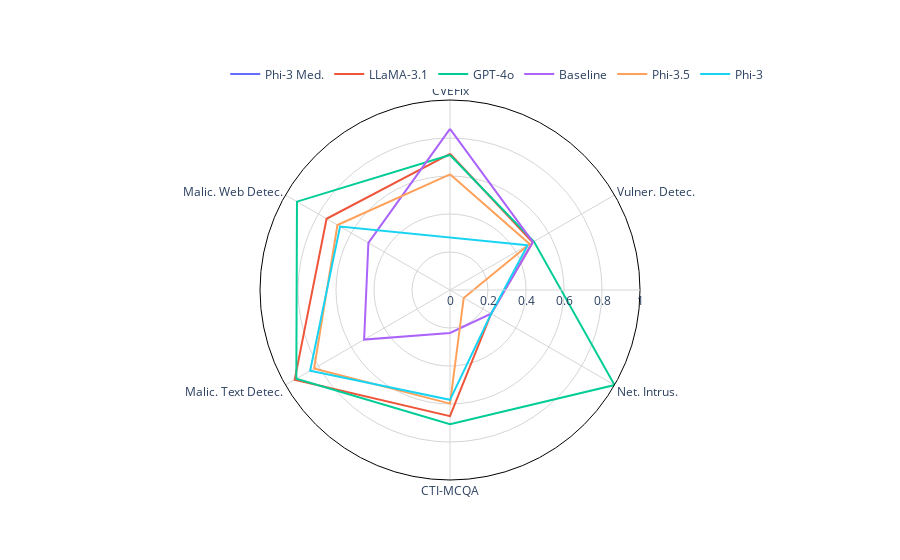

Write notebook code for a chart like this one.
### Code cell
# Using plotly build radar chart for each binary feature: "Stochastic", "Dialog", "Darkness", "Nonstandard Action", "Inventory"
import plotly.express as px
import plotly.graph_objects as go


fig = px.line_polar(main_run_df,
                    r="final/normalized_score",
                    theta="env",
                    line_group="model",
                    color="model",
                    line_close=True,
                    #template="plotly_dark",
                    title="Normalized score per task",)
fig.update_layout(polar=dict(radialaxis=dict(range=[0, 1])))

# Move legend to the bottom left
fig.update_layout(legend=dict(
    orientation="h",
    yanchor="bottom",
    y=1.03,
    xanchor="right",
    x=0.93
))
# Hide title
fig.update_layout(title="")
fig.update_polars(bgcolor='white', angularaxis_linecolor = "black", radialaxis_gridcolor = "#d6d6d6", 
                  angularaxis_gridcolor = "#d6d6d6", radialaxis_linecolor = "#d6d6d6")

# Hide legen title
fig.update_layout(legend_title="")
# Change figure size to be
fig.write_image("radar_chart.png", width=800, height=800)
fig.show()

### Figure 1 — Plotly figure (JSON) as saved in the notebook; plotly's stock layout.template omitted (floating-point values rounded to 4 significant figures)
{"data": [{"hovertemplate": "model=Phi-3 Med.<br>final/normalized_score=%{r}<br>env=%{theta}<extra></extra>", "legendgroup": "Phi-3 Med.", "line": {"color": "#636efa", "dash": "solid"}, "marker": {"symbol": "circle"}, "mode": "lines", "name": "Phi-3 Med.", "r": [0.3467, 0.3467], "showlegend": true, "subplot": "polar", "theta": ["CVEFix", "CVEFix"], "type": "scatterpolar"}, {"hovertemplate": "model=LLaMA-3.1<br>final/normalized_score=%{r}<br>env=%{theta}<extra></extra>", "legendgroup": "LLaMA-3.1", "line": {"color": "#EF553B", "dash": "solid"}, "marker": {"symbol": "circle"}, "mode": "lines", "name": "LLaMA-3.1", "r": [0.717, 0.502, 0.25, 0.664, 0.944, 0.75, 0.717], "showlegend": true, "subplot": "polar", "theta": ["CVEFix", "Vulner. Detec.", "Net. Intrus.", "CTI-MCQA", "Malic. Text Detec.", "Malic. Web Detec.", "CVEFix"], "type": "scatterpolar"}, {"hovertemplate": "model=GPT-4o<br>final/normalized_score=%{r}<br>env=%{theta}<extra></extra>", "legendgroup": "GPT-4o", "line": {"color": "#00cc96", "dash": "solid"}, "marker": {"symbol": "circle"}, "mode": "lines", "name": "GPT-4o", "r": [0.7108, 0.51, 1, 0.706, 0.934, 0.93, 0.7108], "showlegend": true, "subplot": "polar", "theta": ["CVEFix", "Vulner. Detec.", "Net. Intrus.", "CTI-MCQA", "Malic. Text Detec.", "Malic. Web Detec.", "CVEFix"], "type": "scatterpolar"}, {"hovertemplate": "model=Baseline<br>final/normalized_score=%{r}<br>env=%{theta}<extra></extra>", "legendgroup": "Baseline", "line": {"color": "#ab63fa", "dash": "solid"}, "marker": {"symbol": "circle"}, "mode": "lines", "name": "Baseline", "r": [0.8479, 0.504, 0.25, 0.226, 0.522, 0.496, 0.8479], "showlegend": true, "subplot": "polar", "theta": ["CVEFix", "Vulner. Detec.", "Net. Intrus.", "CTI-MCQA", "Malic. Text Detec.", "Malic. Web Detec.", "CVEFix"], "type": "scatterpolar"}, {"hovertemplate": "model=Phi-3.5<br>final/normalized_score=%{r}<br>env=%{theta}<extra></extra>", "legendgroup": "Phi-3.5", "line": {"color": "#FFA15A", "dash": "solid"}, "marker": {"symbol": "circle"}, "mode": "lines", "name": "Phi-3.5", "r": [0.6086, 0.484, 0.08333, 0.598, 0.826, 0.684, 0.6086], "showlegend": true, "subplot": "polar", "theta": ["CVEFix", "Vulner. Detec.", "Net. Intrus.", "CTI-MCQA", "Malic. Text Detec.", "Malic. Web Detec.", "CVEFix"], "type": "scatterpolar"}, {"hovertemplate": "model=Phi-3<br>final/normalized_score=%{r}<br>env=%{theta}<extra></extra>", "legendgroup": "Phi-3", "line": {"color": "#19d3f3", "dash": "solid"}, "marker": {"symbol": "circle"}, "mode": "lines", "name": "Phi-3", "r": [0.472, 0.25, 0.578, 0.85, 0.668, 0.472], "showlegend": true, "subplot": "polar", "theta": ["Vulner. Detec.", "Net. Intrus.", "CTI-MCQA", "Malic. Text Detec.", "Malic. Web Detec.", "Vulner. Detec."], "type": "scatterpolar"}], "layout": {"legend": {"orientation": "h", "title": {"text": ""}, "tracegroupgap": 0, "x": 0.93, "xanchor": "right", "y": 1.03, "yanchor": "bottom"}, "polar": {"angularaxis": {"direction": "clockwise", "gridcolor": "#d6d6d6", "linecolor": "black", "rotation": 90}, "bgcolor": "white", "domain": {"x": [0, 1], "y": [0, 1]}, "radialaxis": {"gridcolor": "#d6d6d6", "linecolor": "#d6d6d6", "range": [0, 1]}}, "title": {"text": ""}}}
